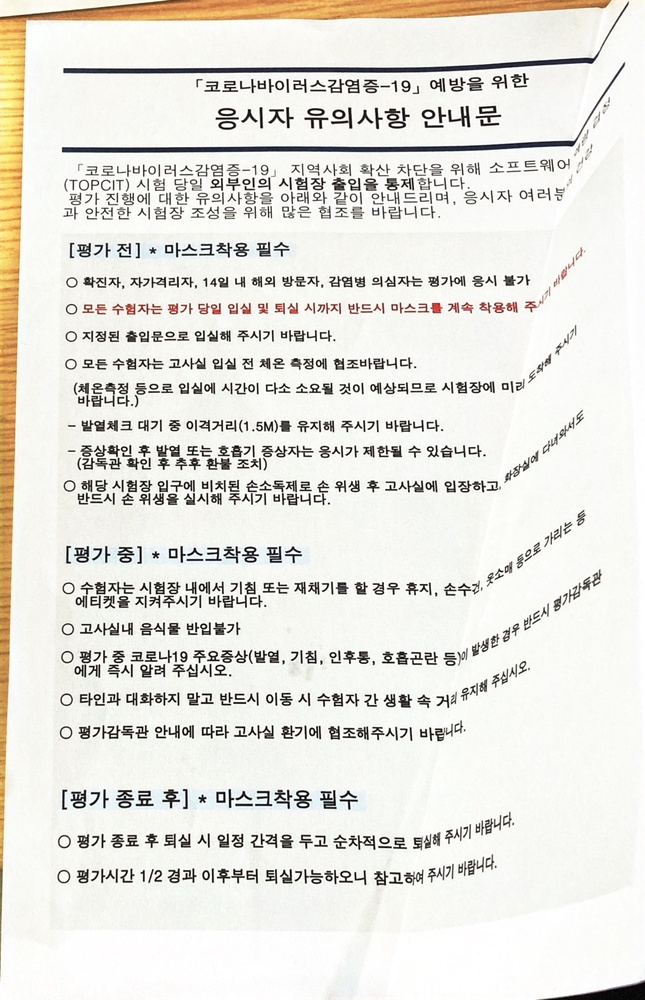
#> input picture 인간컴퓨터상호작용/팀플/hv_project/flatten/flatten/1.jpg, 645 x 1000 px, shrunk from 929 x 1440 before the run
$ python reverse.py --input 1.jpg
#> lines starting #> are read from the running program, lines starting #| are printed output that depends on the picture
#> further down, src is the input picture: shape (1000, 645, 3); mean B, G, R 223.2, 229.5, 231.1
from __future__ import print_function
import cv2 as cv
import numpy as np
import argparse
def update_map(ind, map_x, map_y):
#> called with ind = 0
    if ind == 0:
        for i in range(map_x.shape[0]):
            for j in range(map_x.shape[1]):
                if j > map_x.shape[1]*0.25 and j < map_x.shape[1]*0.75 and i > map_x.shape[0]*0.25 and i < map_x.shape[0]*0.75:
                    map_x[i,j] = 2 * (j-map_x.shape[1]*0.25) + 0.5
                    map_y[i,j] = 2 * (i-map_y.shape[0]*0.25) + 0.5
                else:
                    map_x[i,j] = 0
                    map_y[i,j] = 0
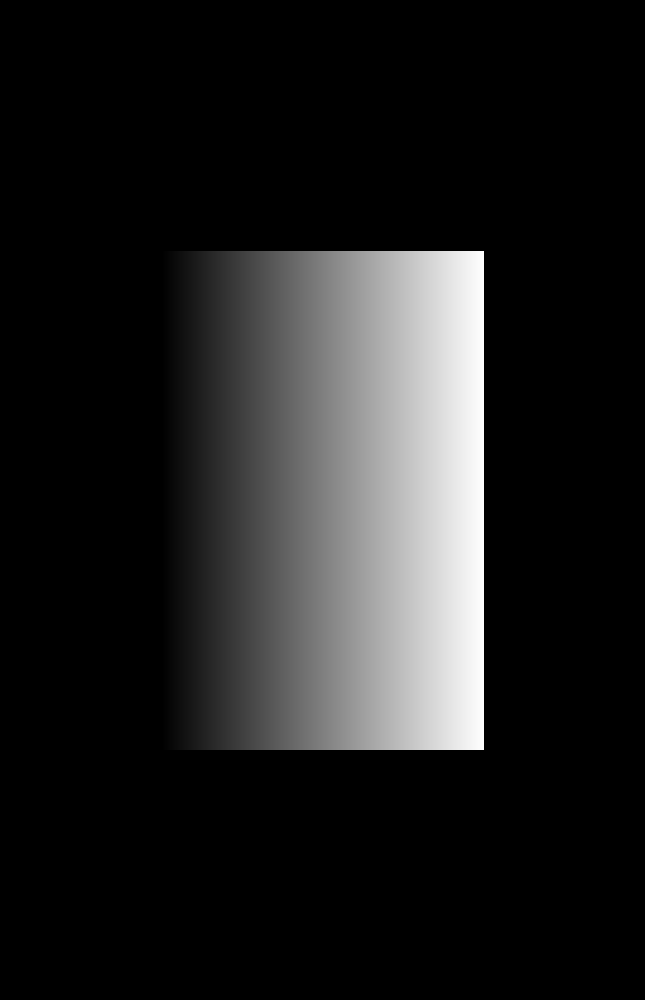
#> map_x: shape (1000, 645) float32; min 0, max 644, mean 80.5; drawn with min black and max white
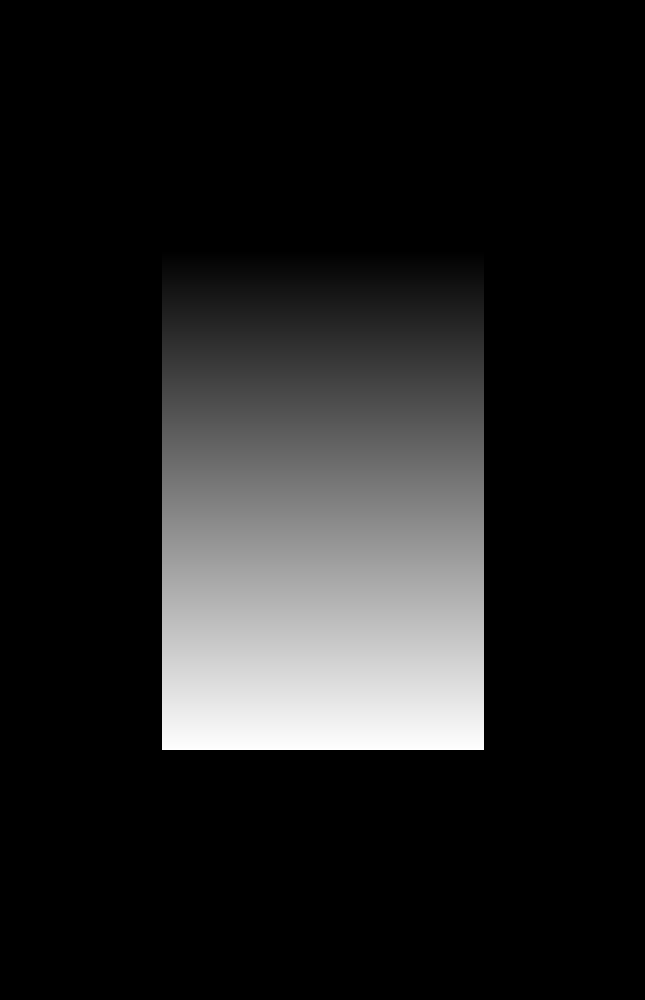
#> map_y: shape (1000, 645) float32; min 0, max 998.5, mean 124.7; drawn with min black and max white
    elif ind == 1:
        for i in range(map_x.shape[0]):
            map_x[i,:] = [x for x in range(map_x.shape[1])]
        for j in range(map_y.shape[1]):
            map_y[:,j] = [map_y.shape[0]-y for y in range(map_y.shape[0])]
    elif ind == 2:
        for i in range(map_x.shape[0]):
            map_x[i,:] = [map_x.shape[1]-x for x in range(map_x.shape[1])]
        for j in range(map_y.shape[1]):
            map_y[:,j] = [y for y in range(map_y.shape[0])]
    elif ind == 3:
        for i in range(map_x.shape[0]):
            map_x[i,:] = [map_x.shape[1]-x for x in range(map_x.shape[1])]
        for j in range(map_y.shape[1]):
            map_y[:,j] = [map_y.shape[0]-y for y in range(map_y.shape[0])]
parser = argparse.ArgumentParser(description='Code for Remapping tutorial.')
parser.add_argument('--input', help='Path to input image.', default='chicky_512.png')
args = parser.parse_args()
src = cv.imread("1.jpg", cv.IMREAD_COLOR)
if src is None:
    print('Could not open or find the image: ', args.input)
    exit(0)
map_x = np.zeros((src.shape[0], src.shape[1]), dtype=np.float32)
map_y = np.zeros((src.shape[0], src.shape[1]), dtype=np.float32)
window_name = 'Remap demo'
cv.namedWindow(window_name)
ind = 0
while True:
    update_map(ind, map_x, map_y)
    ind = (ind + 1) % 4
    dst = cv.remap(src, map_x, map_y, cv.INTER_LINEAR)
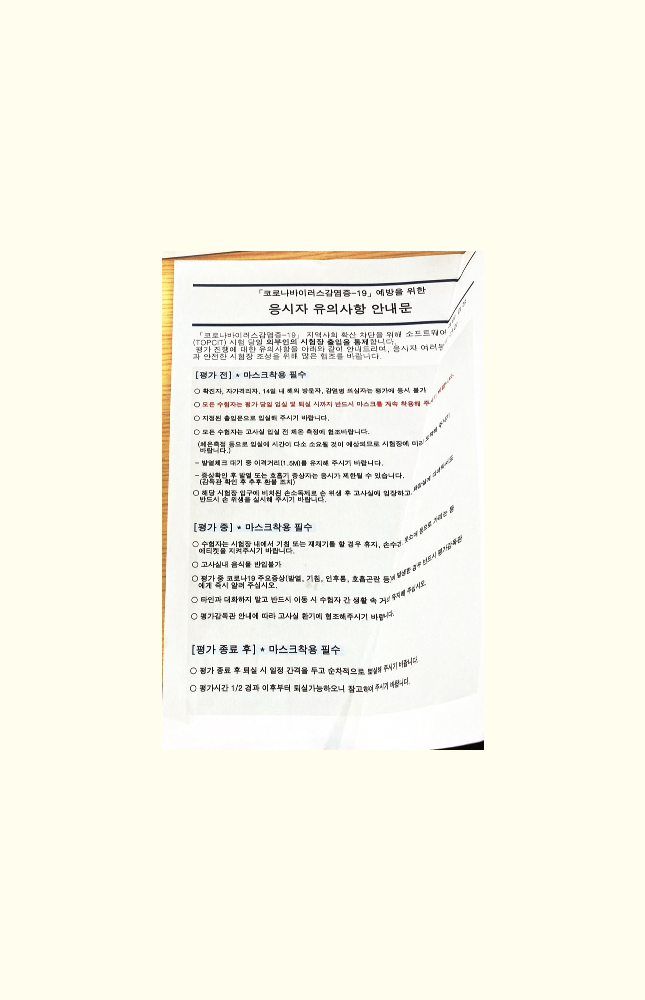
#> dst: shape (1000, 645, 3); mean B, G, R 234.5, 247.3, 249.1
    cv.imshow(window_name, dst)
    c = cv.waitKey(1000)
#> (key Esc is pressed here)
    if c == 27:
        break

$ run again, with 인간컴퓨터상호작용/팀플/hv_project/flatten/flatten/2.jpg copied over 인간컴퓨터상호작용/팀플/hv_project/flatten/flatten/1.jpg
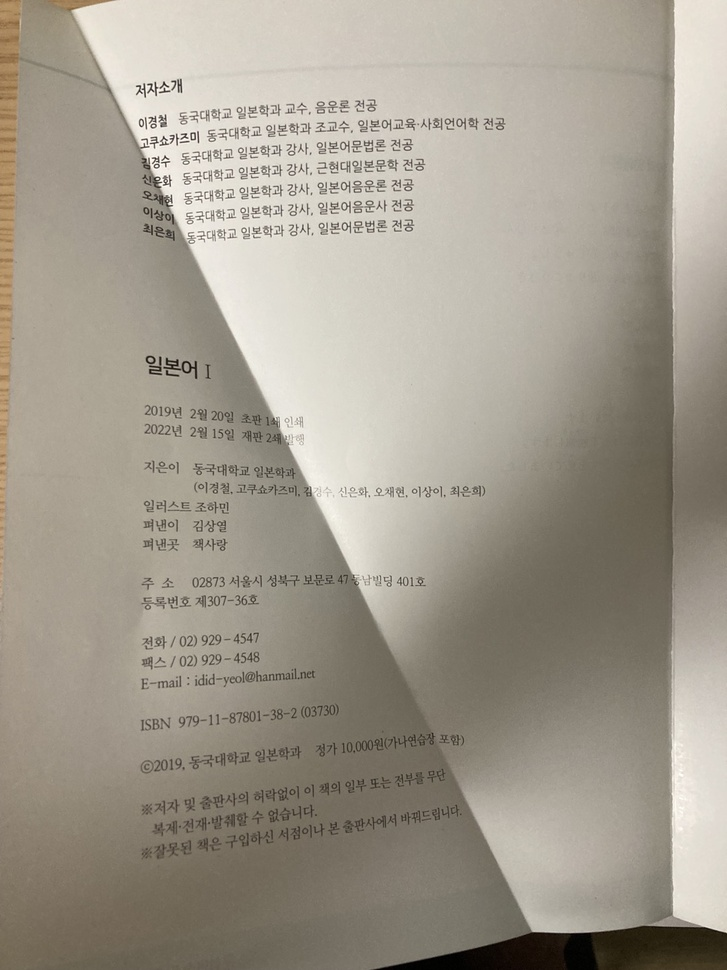
#> input picture 인간컴퓨터상호작용/팀플/hv_project/flatten/flatten/2.jpg, 727 x 970 px, shrunk from 1080 x 1440 before the run
#> src is the input picture: shape (970, 727, 3); mean B, G, R 141.8, 154.6, 161.5
#> `dst = cv.remap(src, map_x, map_y, cv.INTER_LINEAR)`:
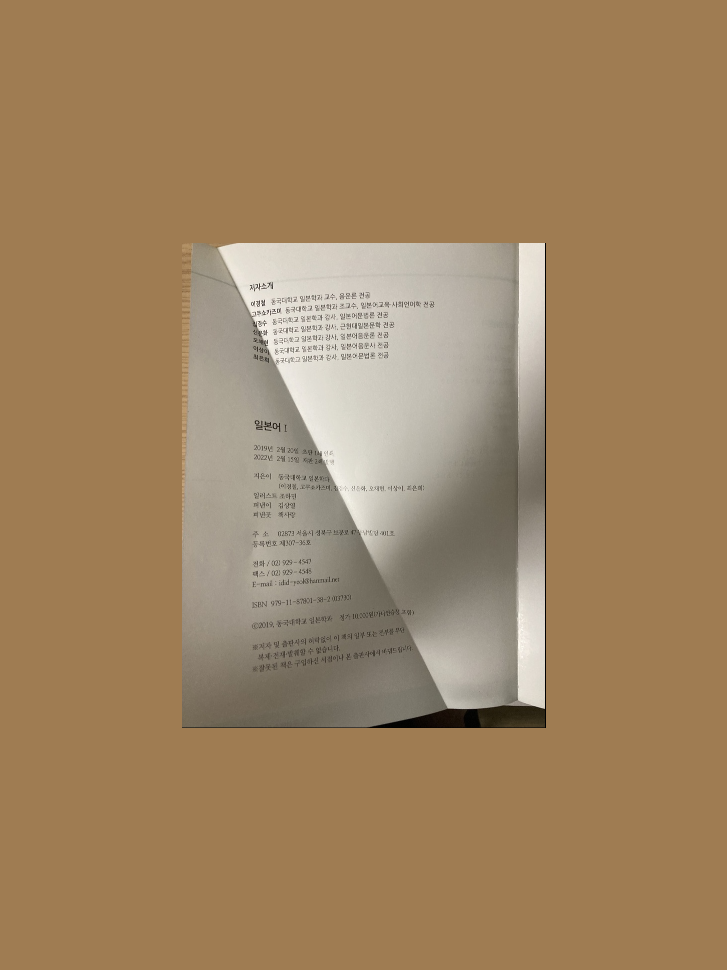
#> dst: shape (970, 727, 3); mean B, G, R 96.9, 131.6, 159.5

$ run again, with 인간컴퓨터상호작용/팀플/hv_project/flatten/flatten/3.jpg copied over 인간컴퓨터상호작용/팀플/hv_project/flatten/flatten/1.jpg
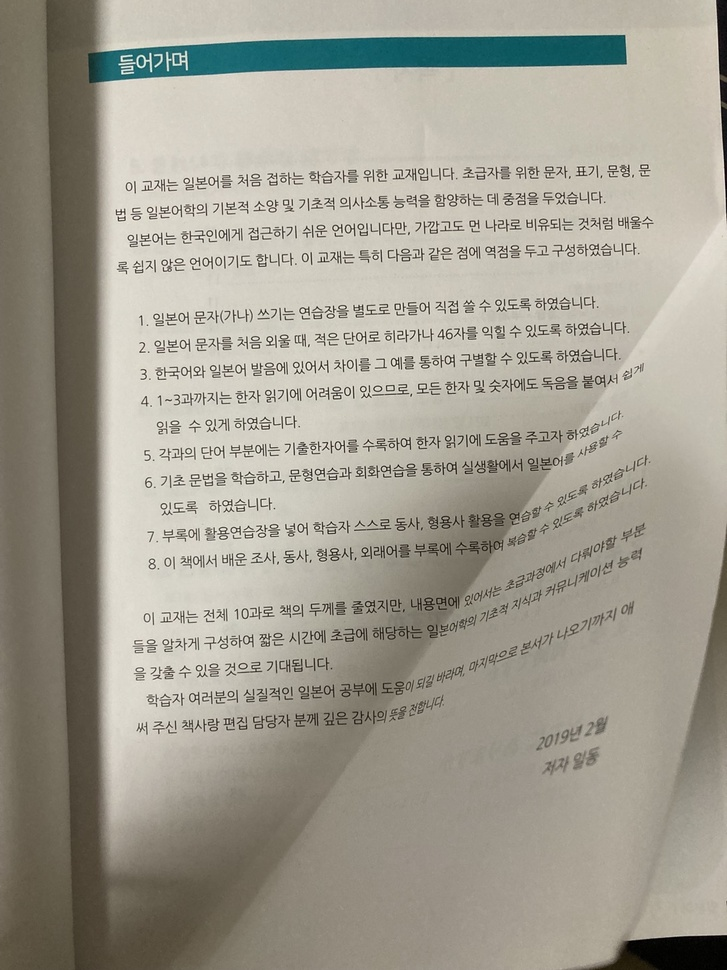
#> input picture 인간컴퓨터상호작용/팀플/hv_project/flatten/flatten/3.jpg, 727 x 970 px, shrunk from 1080 x 1440 before the run
#> src is the input picture: shape (970, 727, 3); mean B, G, R 145.4, 157.7, 161.7
#> `dst = cv.remap(src, map_x, map_y, cv.INTER_LINEAR)`:
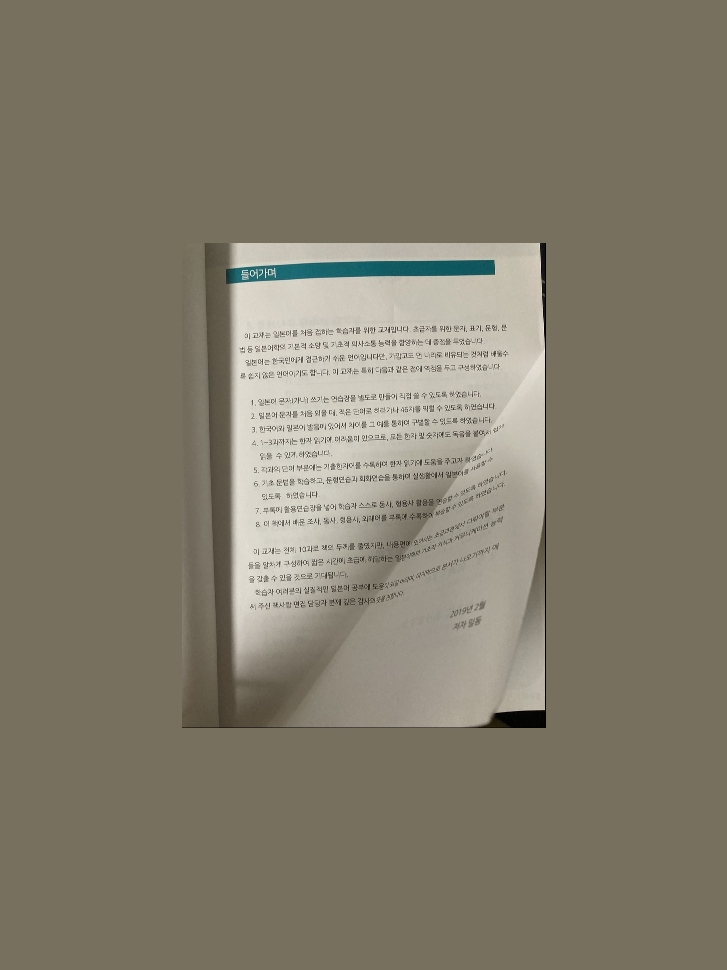
#> dst: shape (970, 727, 3); mean B, G, R 106.8, 123.4, 129.6

$ run again, with 인간컴퓨터상호작용/팀플/hv_project/flatten/flatten/curve.png saved as 인간컴퓨터상호작용/팀플/hv_project/flatten/flatten/1.jpg
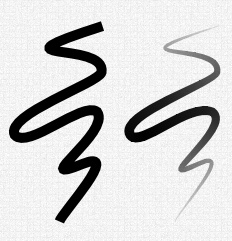
#> input picture 인간컴퓨터상호작용/팀플/hv_project/flatten/flatten/curve.png, 232 x 241 px
#> src is the input picture: shape (241, 232, 3); min 0, max 255, mean 212.1
#> after the loop in update_map, `for i in range(map_x.shape[0]):`:
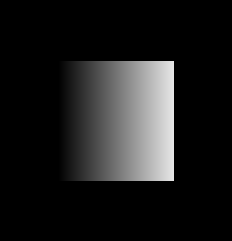
#> map_x: shape (241, 232) float32; min 0, max 230.5, mean 28.8
#> `dst = cv.remap(src, map_x, map_y, cv.INTER_LINEAR)`:
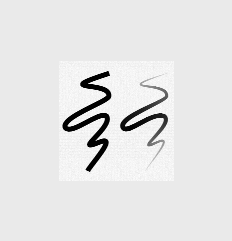
#> dst: shape (241, 232, 3); min 0, max 254, mean 228.6
